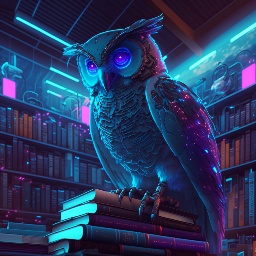
#> input picture Trabajos/Vision artificial/Tarea 1/original.jpg, 256 x 256 px
$ python P1.py
#> lines starting #> are read from the running program, lines starting #| are printed output that depends on the picture
#Este programa reemplaza los colores de una imagen arbitraria con los colores de la tabla siguiente.
#En el color original se considera que 1 significa >= 120 y 0 significa
#<120. En color nuevo 1 significa 255 y 0 significa 0.
"""
| Color Original RGB | Color Nuevo RGB |
|--------------------|-----------------|
| 0 0 0              | 1 1 1           |
| 0 0 1              | 0 1 0           |
| 0 1 0              | 1 1 0           |
| 0 1 1              | 1 0 0           |
| 1 0 0              | 0 1 1           |
| 1 0 1              | 0 0 1           |
| 1 1 0              | 1 0 1           |
| 1 1 1              | 0 0 0           |
"""

#Parametros: imagen: la imagen a utilizar en forma de string.
#            write: si se asigna True guarda la imagen manipulada en el directorio de trabajo.
#            show: si se asigna True, muestra las imagenes producidas
#            onlyShow: si se asigna False, retorna la imagen modificada
def cambiar_colores(imagen = None, write = False, show=False, onlyShow = True):
    #Se importan las librerias a utilizar
#> called with imagen = 'original.jpg', write = True, show = True, onlyShow = True
    import cv2
    import numpy as np

    # Verifica si la imagen fue leída correctamente
    try:
        #Imagen original, -1 equivalente a cv2.IMREAD_UNCHANGED.
        original = cv2.imread(imagen,-1)
#> original is the input picture: shape (256, 256, 3); mean B, G, R 95.4, 56.5, 40.9
    except cv2.error as error:
        print("Error: ", error)
        original = None

    if original is None:
        print("\n La imagen no se encontró o el nombre es incorrecto.\n")

    #Convierte la imagen de BGR a RGB
    originalRGB = cv2.cvtColor(original, cv2.COLOR_BGR2RGB)

    #Se crea una matriz logica para contener los valores que cumplen la condicion
    #(>= 120 indica un 1 y <120 indica un cero) con el fin de hacer el codigo mas legible
    matriz_logica = originalRGB>=120
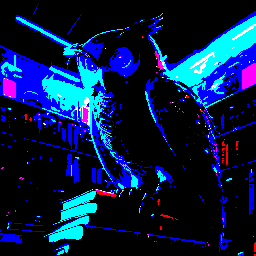
#> matriz_logica: shape (256, 256, 3) bool; mean R, G, B 0.0234, 0.11, 0.272

    #Se itera en las filas y columnas de la matriz de imagen
    for fila in range(originalRGB.shape[0]):
        for columna in range(originalRGB.shape[1]):
            #En este nivel el color del pixel es interpretado como un array lógico,
            #color original almacena el pixel de la forma en que está en la tabla del enunciado
            #(1,0,1), (0,0,0), etc
            color_original = matriz_logica[fila,columna,:]
            #Se comprueban las distintas condiciones del enunciado y se modifica
            #el color segun corresponda
            if not color_original[0] and not color_original[1] and not color_original[2]:
                color_nuevo = np.array([255,255,255])
                originalRGB[fila,columna,:] = color_nuevo
            elif not color_original[0] and not color_original[1] and  color_original[2]:
                color_nuevo = np.array([0,255,0])
                originalRGB[fila,columna,:] = color_nuevo
            elif not color_original[0] and color_original[1] and not color_original[2]:
                color_nuevo = np.array([255,255,0])
                originalRGB[fila,columna,:] = color_nuevo
            elif not color_original[0] and color_original[1] and  color_original[2]:
                color_nuevo = np.array([255,0,0])
                originalRGB[fila,columna,:] = color_nuevo
            elif color_original[0] and not color_original[1] and not color_original[2]:
                color_nuevo = np.array([0,255,255])
                originalRGB[fila,columna,:] = color_nuevo
            elif  color_original[0] and not color_original[1] and  color_original[2]:
                color_nuevo = np.array([0,0,255])
                originalRGB[fila,columna,:] = color_nuevo
            elif color_original[0] and  color_original[1] and not color_original[2]:
                color_nuevo = np.array([255,0,255])
                originalRGB[fila,columna,:] = color_nuevo
            else:
                color_nuevo = np.array([0,0,0])
                originalRGB[fila,columna,:] = color_nuevo
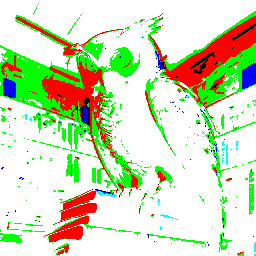
#> originalRGB: shape (256, 256, 3); mean R, G, B 210.9, 223.8, 188.8

    if show:
        #Muestra la imagen original
        cv2.imshow("original",original)
        #Muestra la imagen modificada
        cv2.imshow("modificada",originalRGB)
        #Espera un input del usuario durante n milisegundos, 0 indica indefinidamente
        n = 0
        cv2.waitKey(n)
        #Elimina las ventanas abiertas
        cv2.destroyAllWindows

    if write:
        cv2.imwrite("original_threshold.jpg",originalRGB)

    if not onlyShow:
        return originalRGB

cambiar_colores("original.jpg", write = True, show = True)
